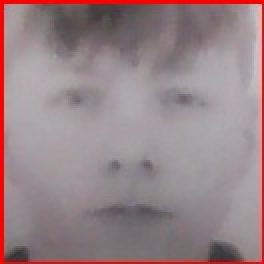
#> input picture Proof of Concept/face-match-bouncer-IDs/dataSet/User.10.1.jpg, 132 x 132 px (shown 2 times larger); its folder holds 4 pictures in this run
$ python facetrain.py
#> lines starting #> are read from the running program, lines starting #| are printed output that depends on the picture
import os
import cv2
import numpy as np
from PIL import Image

# LBP(Local Binary Patterns) are one way to extract characteristic features of an object
# LBPHFaceRecognizer extracts faces
recognizer = cv2.face.LBPHFaceRecognizer_create()
# set the path to the images of people folder
path = '../dataSet'


# Function to get Images with the ID
def getImagesWithID(path):
#> called with path = '../dataSet'
    imagepaths = [os.path.join(path, f) for f in os.listdir(path)]
    faces = []
    IDs = []
    for imagepath in imagepaths:
        # if there is a .DS_Store file in the dataSet folder then this if statement ignores it
        if ".DS_Store" in imagepath:
            print("Junk!")
        else:
            faceImg = Image.open(imagepath).convert('L')
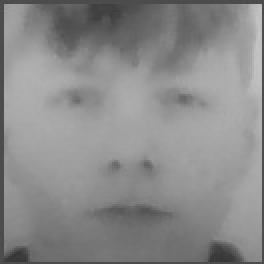
#> faceImg: PIL image 132x132 L (shown 2 times larger); min 52, max 197, mean 138
            faceNp = np.array(faceImg, 'uint8')
            ID = int(os.path.split(imagepath)[-1].split('.')[1])
            faces.append(faceNp)
            IDs.append(ID)
            # show the training
            cv2.imshow("training", faceNp)
            cv2.waitKey(1)
#> pass 2 of the loop in getImagesWithID, `for imagepath in imagepaths:`:
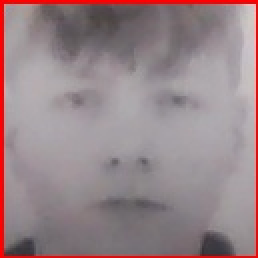
#> input picture Proof of Concept/face-match-bouncer-IDs/dataSet/User.10.10.jpg, 129 x 129 px (shown 2 times larger)
#> in getImagesWithID, `faceImg = Image.open(imagepath).convert('L')`:
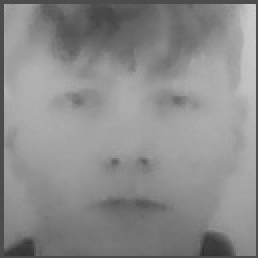
#> faceImg: PIL image 129x129 L (shown 2 times larger); min 49, max 206, mean 138.8
#> pass 3 of the loop in getImagesWithID, `for imagepath in imagepaths:`:
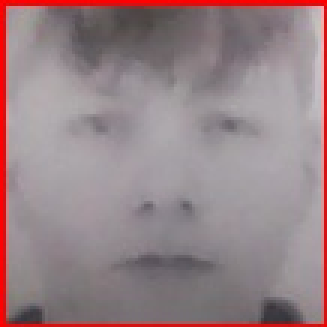
#> input picture Proof of Concept/face-match-bouncer-IDs/dataSet/User.10.12.jpg, 109 x 109 px (shown 3 times larger)
#> in getImagesWithID, `faceImg = Image.open(imagepath).convert('L')`:
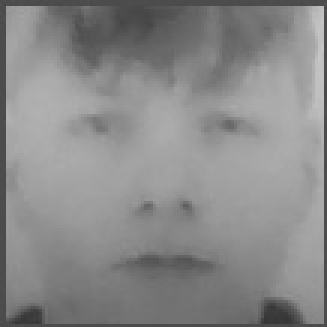
#> faceImg: PIL image 109x109 L (shown 3 times larger); min 53, max 198, mean 137.3
#> the loop made 4 passes; the first 3 are shown
    return np.array(IDs), faces


IDs, faces = getImagesWithID(path)
# train the recognizer with the faces and IDs so it can link them together as that face #1 is the #1 profile
recognizer.train(faces, IDs)
# save the recognizer to the trainningData.yml file
recognizer.save('../recognizer/trainningData.yml')
cv2.destroyAllWindows()
